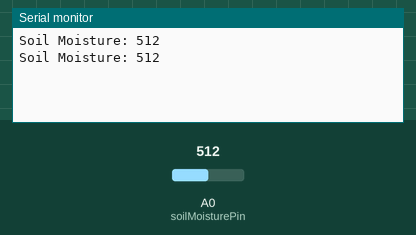
Bench run of a sketch on a simulated Arduino Uno, built with avr-gcc and run on an emulated ATmega328P. On the bench: the last lines printed to the serial monitor. The inputs (shaded band) are chosen by the test bench; at power-on: A0 (soilMoisturePin) = 512.

Above: at 2.8 s.
2.9 s: A0 (soilMoisturePin) set to 716
At 4.9 s:
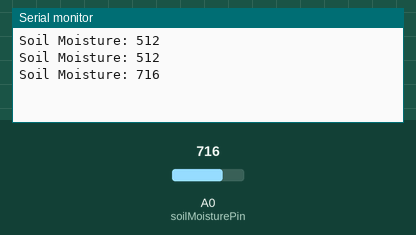
5.6 s: A0 (soilMoisturePin) set to 900
At 6.4 s:
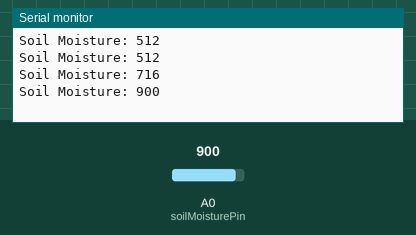
Timing chart, 0 to 8.6 s (numbered marks = the images above; inputs shaded):
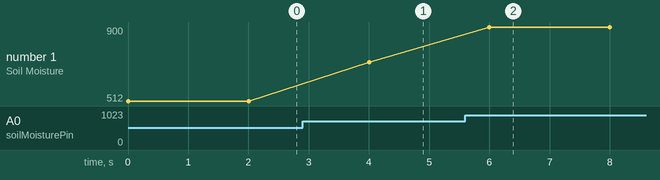

The sketch:

soilMoisture.ino
```cpp
// Libraries
#include <Arduino.h>

// Constants
const int soilMoisturePin = A0;   // Analog pin for soil moisture sensor

void setup() {
  Serial.begin(9600);
  pinMode(soilMoisturePin, INPUT);
}

void loop() {
  // Read soil moisture sensor
  int soilMoistureValue = analogRead(soilMoisturePin);

  // Print the soil moisture value
  Serial.print("Soil Moisture: ");
  Serial.println(soilMoistureValue);

  // Add a delay before taking the next sensor reading
  delay(2000); // You can adjust the delay interval as needed
}
```

Measured:
- after the input at 2.9 s, the serial monitor: prints a new line after 1.1 s (image 1)
- after the input at 5.6 s, the serial monitor: prints a new line after 0.40 s (image 2)
- plotted number 1: 512 → 716 after the input at 2.9 s, 716 → 900 after the input at 5.6 s
